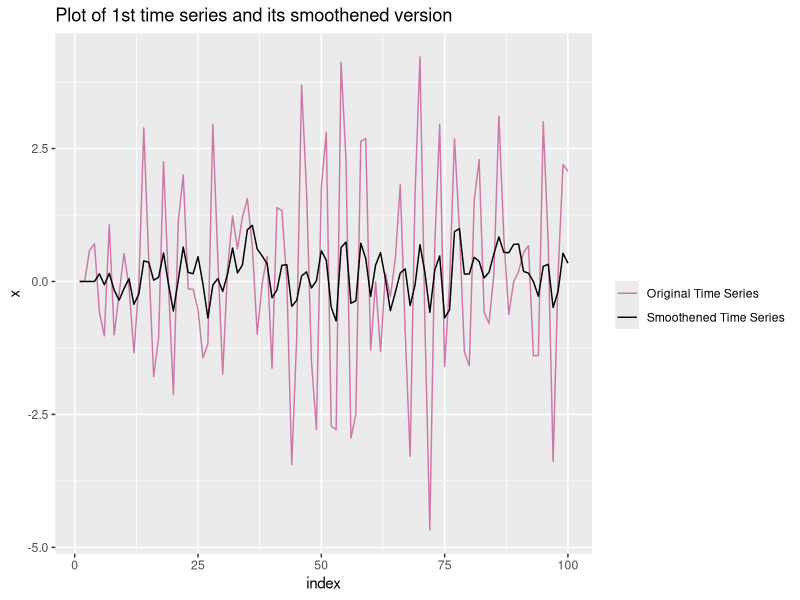
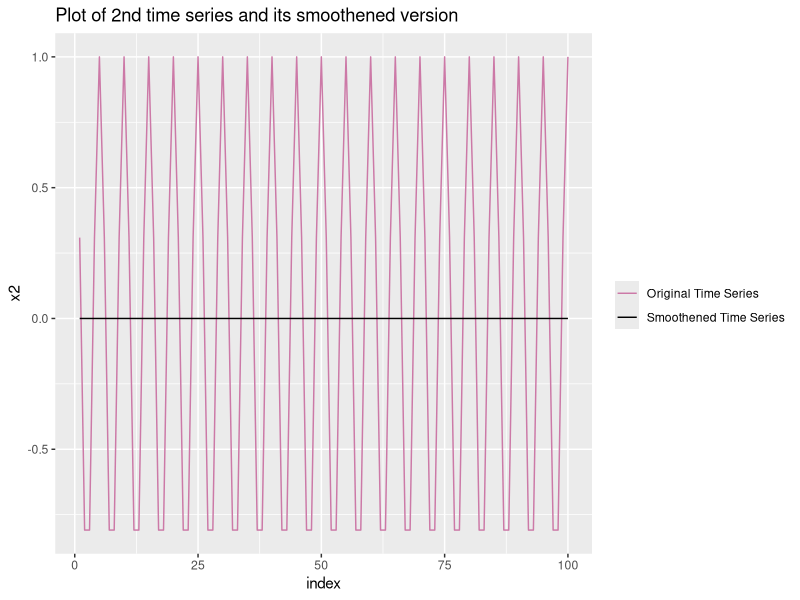

R code for these plots, in order:
## ---- chunk 1
knitr::opts_chunk$set(echo = TRUE)
options(scipen=999)

library("ggplot2")
library("tidyverse")
library("gridExtra") # combine plots
library("knitr")


# The palette with black:
cbbPalette <- c("#000000", "#E69F00", "#56B4E9", "#009E73", 
                "#F0E442", "#0072B2", "#D55E00", "#CC79A7")
set.seed(12345)
## ---- chunk 2
set.seed(12345)

n = 100
x <- vector(length = n)
x2 <- vector(length = n)

x[1] <- 0
x[2] <- 0

#first series generation
for(i in 3:n){
  x[i] <- -0.8 * x[i-2] + rnorm(1,0,1)
}

#second series generation
for(i in 1:n){
  x2[i] <- cos(0.4*pi*i)
}

# smoothing filter function
smoothing_filter <- function(x){
v <- vector(length = length(x))
for(i in 5:length(x)){
  v[i] = 0.2 * (x[i] + x[i-1] + x[i-2] + x[i-3] + x[i-4])
}
return(v)
}

#generate smoothed series
smooth_x <- smoothing_filter(x)
smooth_x2 <- smoothing_filter(x2)

#adding everything to a dataframe
df <- cbind(x,x2,smooth_x,smooth_x2) %>% as.data.frame() %>% mutate(index=1:100)

ggplot(df, aes(x=index)) + 
  geom_line(aes(y=x, color="Original Time Series")) + 
  geom_line(aes(y=smooth_x, color="Smoothened Time Series")) + 
  ggtitle("Plot of 1st time series and its smoothened version") +
    scale_colour_manual("", breaks = c("Original Time Series", "Smoothened Time Series"),
                        values = c("#CC79A7", "#000000"))

ggplot(df, aes(x=index)) + 
  geom_line(aes(y=x2, color="Original Time Series")) + 
  geom_line(aes(y=smooth_x2, color="Smoothened Time Series")) + 
  ggtitle("Plot of 2nd time series and its smoothened version") +
    scale_colour_manual("", breaks = c("Original Time Series", "Smoothened Time Series"),
                        values = c("#CC79A7", "#000000"))

## ---- chunk 3
z = c(1,-4,2,0,0,1)
polyroot(z)
any(Mod(polyroot(z))<1)
## ---- chunk 4
z = c(1,3,0,1,0,-4)
polyroot(z)
any(Mod(polyroot(z))<1)
## ---- chunk 5
set.seed(54321)

series <- arima.sim(n = 100, list(ar = c(-3/4), ma = c(0,-1/9)))

